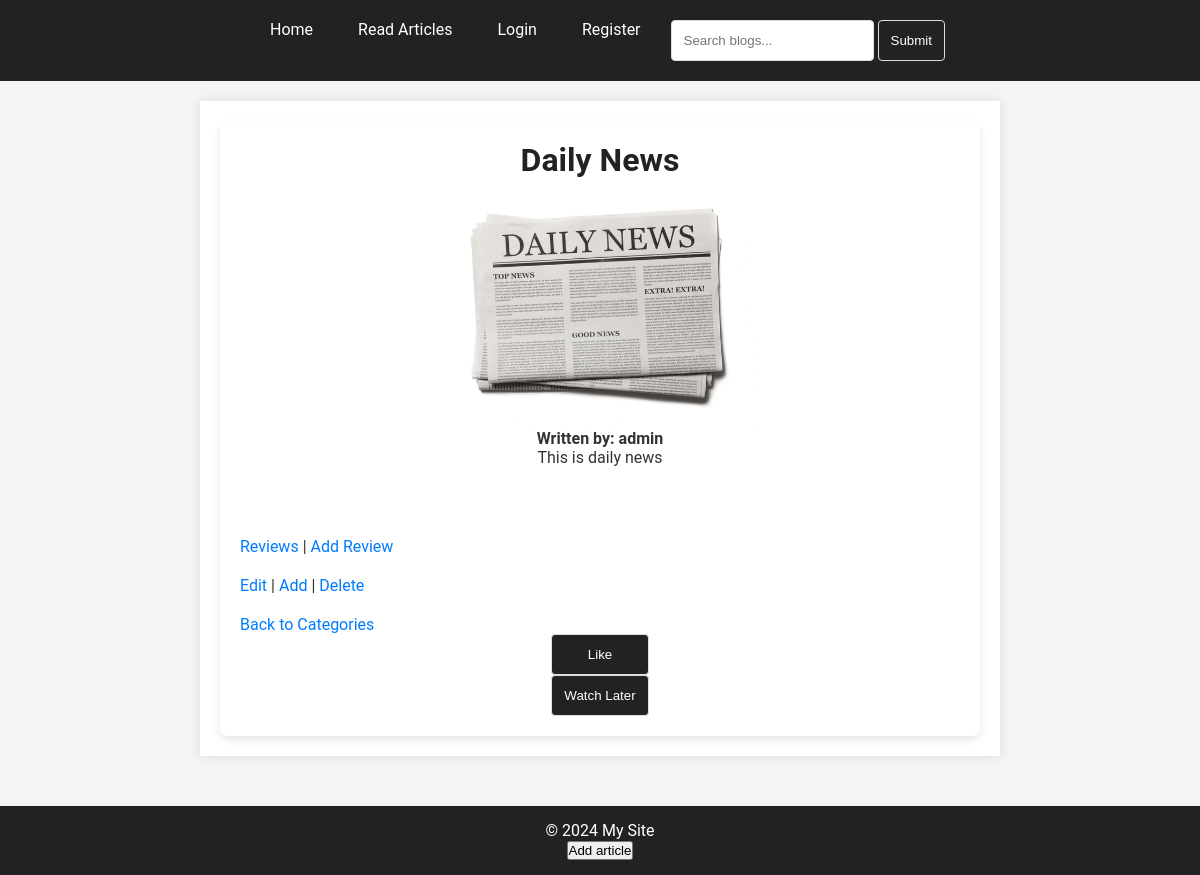
/blogs/articles-detail/1/, run on the app's committed database.
### blogs/models.py (models this page shows, shortened)
class Articles(models.Model):
    title = models.CharField(max_length=256, blank=True, null=True)
    author = models.ForeignKey(settings.AUTH_USER_MODEL, on_delete=models.CASCADE)
    category = models.ForeignKey(Category, on_delete=models.CASCADE)
    text = models.TextField(blank=True, null=True)
    star_given = models.IntegerField(
        default=0,
        validators=[
            MinValueValidator(0),
            MaxValueValidator(5)
        ]
    )
    image = models.ImageField(upload_to='article_images/', blank=True, null=True,
                              default='default_images/not_available.png')
    created_at = models.DateTimeField(auto_now_add=True)
    updated_at = models.DateTimeField(auto_now=True)
    class Meta:
        db_table = 'articles'

### users/models.py (models this page shows)
class CustomUser(AbstractUser):
    image = models.ImageField(upload_to='users_images/', blank=True, null=True, default='default_images/user_image.png')
    groups = models.ManyToManyField(
        Group,
        related_name='custom_user_set',
        blank=True,
        help_text=(
            'The groups this user belongs to. A user will get all permissions '
            'granted to each of their groups.'
        ),
        related_query_name='custom_user',
    )
    user_permissions = models.ManyToManyField(
        Permission,
        related_name='custom_user_set',
        blank=True,
        help_text='Specific permissions for this user.',
        related_query_name='custom_user',
    )
    class Meta:
        db_table = 'customuser'
    def __str__(self):
        return f'{self.username}'

### blogs/views.py (the view)
# urls.py: path('articles-detail/<int:pk>/', ArticlesDetailView.as_view(), name='articles-detail'),
class ArticlesDetailView(View):
    def get(self, request, pk):
        article = Articles.objects.get(pk=pk)
        star_given_review = Reviews.objects.filter(article_id=pk)
        result = [review.star_given for review in star_given_review if 1 < review.star_given < 6]
        average = round(sum(result) / len(result), 1) if result else None
        return render(request, 'blogs/articles_detail.html', {'article': article, 'star_given_review':star_given_review, 'average':average})

### templates/blogs/articles_detail.html (shortened to what this page needs)
{% extends 'base.html' %}
{%block content %}
    <div class="main_page">
        <div class="article-container ">
            <h1>{{ article.title }}</h1>
            <img src="{{ article.image.url }}" alt="Article Image">
            <h4>Written by: {{ article.author }}</h4>
            <div class="content">
                <p>{{ article.text }}</p>
            </div>
            <div class="footer">
                <a href="{% url 'blogs:review-detail' article.pk %}">Reviews</a> |
                <a href="{% url 'blogs:add-review' article.pk%}">Add Review</a>
            </div>
            <div class="footer">
                <a href="{% url 'blogs:articles-update' article.pk %}">Edit</a> |
                <a href="{% url 'blogs:articles-add' %}">Add</a> |
                <a href="{% url 'blogs:delete-article' article.pk %}">Delete</a>
            </div>
            <div class="footer">
                <a href="{% url 'blogs:category-list' %}">Back to Categories</a>
            </div>
            <div class="interaction-buttons">
                <form action="{% url 'blogs:articles-like' pk=article.pk %}" method="post">
                    <button type="submit">Like</button>
                </form>
                <form action="{% url 'blogs:articles-watch-later' article.pk %}" method="post">
                    <button type="submit">Watch Later</button>
                </form>
            </div>
        </div>
    </div>
{% endblock %}

### templates/base.html (style rules this page uses)
* { margin: 0; padding: 0; box-sizing: border-box; text-decoration: none; list-style: none; }
body { font-family: 'Roboto', sans-serif; background-color: #f4f4f4; color: #333; }
.main_page { padding: 20px; margin: 20px auto; max-width: 800px; background: #fff; box-shadow: 0 0 10px rgba(0, 0, 0, 0.1); }
h1 { color: #222; }
form { display: flex; flex-direction: column; gap: 10px; }
form input[type="text"], form input[type="password"], form input[type="email"], form button { padding: 12px; border: 1px solid #ddd; border-radius: 4px; transition: border 0.3s; }
form button { background: #222; color: #fff; cursor: pointer; transition: background 0.3s; }
.content { margin-bottom: 50px; }
.article-container { display: flex; flex-direction: column; align-items: center; max-width: 800px; padding: 20px; background: white; border-radius: 8px; box-shadow: 0 4px 8px rgba(0, 0, 0, 0.1); text-align: center; }
.article-container img { display: block; margin: 0 auto; height: 250px; width: auto; }
.article-container .content p { text-align: justify; }
.footer { align-self: flex-start; margin-top: 20px; }
.footer a { text-decoration: none; color: #007BFF; }

### data on the page
Articles: title "Daily News", image (picture), author "admin", text "This is daily news"
